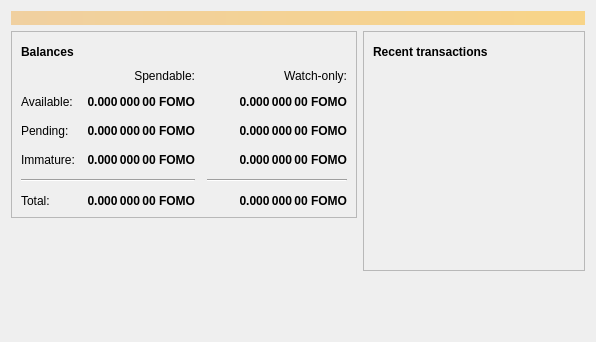
<?xml version="1.0" encoding="UTF-8"?>
<ui version="4.0">
 <class>OverviewPage</class>
 <widget class="QWidget" name="OverviewPage">
  <property name="geometry">
   <rect>
    <x>0</x>
    <y>0</y>
    <width>596</width>
    <height>342</height>
   </rect>
  </property>
  <property name="windowTitle">
   <string>Form</string>
  </property>
  <layout class="QVBoxLayout" name="topLayout">
   <item>
    <widget class="QLabel" name="labelAlerts">
     <property name="visible">
      <bool>false</bool>
     </property>
     <property name="styleSheet">
      <string notr="true">QLabel { background-color: qlineargradient(x1: 0, y1: 0, x2: 1, y2: 0, stop:0 #F0D0A0, stop:1 #F8D488); color:#000000; }</string>
     </property>
     <property name="wordWrap">
      <bool>true</bool>
     </property>
     <property name="margin">
      <number>3</number>
     </property>
     <property name="textInteractionFlags">
      <set>Qt::TextSelectableByMouse</set>
     </property>
    </widget>
   </item>
   <item>
    <layout class="QHBoxLayout" name="horizontalLayout" stretch="1,1">
     <item>
      <layout class="QVBoxLayout" name="verticalLayout_2">
       <item>
        <widget class="QFrame" name="frame">
         <property name="frameShape">
          <enum>QFrame::StyledPanel</enum>
         </property>
         <property name="frameShadow">
          <enum>QFrame::Raised</enum>
         </property>
         <layout class="QVBoxLayout" name="verticalLayout_4">
          <item>
           <layout class="QHBoxLayout" name="horizontalLayout_4">
            <item>
             <widget class="QLabel" name="label_5">
              <property name="font">
               <font>
                <weight>75</weight>
                <bold>true</bold>
               </font>
              </property>
              <property name="text">
               <string>Balances</string>
              </property>
             </widget>
            </item>
            <item>
             <widget class="QPushButton" name="labelWalletStatus">
              <property name="enabled">
               <bool>true</bool>
              </property>
              <property name="maximumSize">
               <size>
                <width>30</width>
                <height>16777215</height>
               </size>
              </property>
              <property name="toolTip">
               <string>The displayed information may be out of date. Your wallet automatically synchronizes with the BitcoinFomo network after a connection is established, but this process has not completed yet.</string>
              </property>
              <property name="text">
               <string/>
              </property>
              <property name="icon">
               <iconset resource="../bitcoin.qrc">
                <normaloff>:/icons/warning</normaloff>
                <disabledoff>:/icons/warning</disabledoff>:/icons/warning</iconset>
              </property>
              <property name="iconSize">
               <size>
                <width>24</width>
                <height>24</height>
               </size>
              </property>
              <property name="flat">
               <bool>true</bool>
              </property>
             </widget>
            </item>
            <item>
             <spacer name="horizontalSpacer_3">
              <property name="orientation">
               <enum>Qt::Horizontal</enum>
              </property>
              <property name="sizeHint" stdset="0">
               <size>
                <width>40</width>
                <height>20</height>
               </size>
              </property>
             </spacer>
            </item>
           </layout>
          </item>
          <item>
           <layout class="QGridLayout" name="gridLayout">
            <property name="spacing">
             <number>12</number>
            </property>
            <item row="2" column="2">
             <widget class="QLabel" name="labelWatchPending">
              <property name="font">
               <font>
                <weight>75</weight>
                <bold>true</bold>
               </font>
              </property>
              <property name="cursor">
               <cursorShape>IBeamCursor</cursorShape>
              </property>
              <property name="toolTip">
               <string>Unconfirmed transactions to watch-only addresses</string>
              </property>
              <property name="text">
               <string notr="true">0.000 000 00 FOMO</string>
              </property>
              <property name="alignment">
               <set>Qt::AlignRight|Qt::AlignTrailing|Qt::AlignVCenter</set>
              </property>
              <property name="textInteractionFlags">
               <set>Qt::LinksAccessibleByMouse|Qt::TextSelectableByKeyboard|Qt::TextSelectableByMouse</set>
              </property>
             </widget>
            </item>
            <item row="2" column="1">
             <widget class="QLabel" name="labelUnconfirmed">
              <property name="font">
               <font>
                <weight>75</weight>
                <bold>true</bold>
               </font>
              </property>
              <property name="cursor">
               <cursorShape>IBeamCursor</cursorShape>
              </property>
              <property name="toolTip">
               <string>Total of transactions that have yet to be confirmed, and do not yet count toward the spendable balance</string>
              </property>
              <property name="text">
               <string notr="true">0.000 000 00 FOMO</string>
              </property>
              <property name="alignment">
               <set>Qt::AlignRight|Qt::AlignTrailing|Qt::AlignVCenter</set>
              </property>
              <property name="textInteractionFlags">
               <set>Qt::LinksAccessibleByMouse|Qt::TextSelectableByKeyboard|Qt::TextSelectableByMouse</set>
              </property>
             </widget>
            </item>
            <item row="3" column="2">
             <widget class="QLabel" name="labelWatchImmature">
              <property name="font">
               <font>
                <weight>75</weight>
                <bold>true</bold>
               </font>
              </property>
              <property name="cursor">
               <cursorShape>IBeamCursor</cursorShape>
              </property>
              <property name="toolTip">
               <string>Mined balance in watch-only addresses that has not yet matured</string>
              </property>
              <property name="text">
               <string notr="true">0.000 000 00 FOMO</string>
              </property>
              <property name="alignment">
               <set>Qt::AlignRight|Qt::AlignTrailing|Qt::AlignVCenter</set>
              </property>
              <property name="textInteractionFlags">
               <set>Qt::LinksAccessibleByMouse|Qt::TextSelectableByKeyboard|Qt::TextSelectableByMouse</set>
              </property>
             </widget>
            </item>
            <item row="4" column="0" colspan="2">
             <widget class="Line" name="line">
              <property name="orientation">
               <enum>Qt::Horizontal</enum>
              </property>
             </widget>
            </item>
            <item row="4" column="2">
             <widget class="Line" name="lineWatchBalance">
              <property name="sizePolicy">
               <sizepolicy hsizetype="Preferred" vsizetype="Fixed">
                <horstretch>0</horstretch>
                <verstretch>0</verstretch>
               </sizepolicy>
              </property>
              <property name="minimumSize">
               <size>
                <width>140</width>
                <height>0</height>
               </size>
              </property>
              <property name="orientation">
               <enum>Qt::Horizontal</enum>
              </property>
             </widget>
            </item>
            <item row="5" column="0">
             <widget class="QLabel" name="labelTotalText">
              <property name="text">
               <string>Total:</string>
              </property>
             </widget>
            </item>
            <item row="3" column="1">
             <widget class="QLabel" name="labelImmature">
              <property name="font">
               <font>
                <weight>75</weight>
                <bold>true</bold>
               </font>
              </property>
              <property name="cursor">
               <cursorShape>IBeamCursor</cursorShape>
              </property>
              <property name="toolTip">
               <string>Mined balance that has not yet matured</string>
              </property>
              <property name="text">
               <string notr="true">0.000 000 00 FOMO</string>
              </property>
              <property name="alignment">
               <set>Qt::AlignRight|Qt::AlignTrailing|Qt::AlignVCenter</set>
              </property>
              <property name="textInteractionFlags">
               <set>Qt::LinksAccessibleByMouse|Qt::TextSelectableByKeyboard|Qt::TextSelectableByMouse</set>
              </property>
             </widget>
            </item>
            <item row="2" column="3">
             <spacer name="horizontalSpacer_2">
              <property name="orientation">
               <enum>Qt::Horizontal</enum>
              </property>
              <property name="sizeHint" stdset="0">
               <size>
                <width>40</width>
                <height>20</height>
               </size>
              </property>
             </spacer>
            </item>
            <item row="3" column="0">
             <widget class="QLabel" name="labelImmatureText">
              <property name="text">
               <string>Immature:</string>
              </property>
             </widget>
            </item>
            <item row="5" column="1">
             <widget class="QLabel" name="labelTotal">
              <property name="font">
               <font>
                <weight>75</weight>
                <bold>true</bold>
               </font>
              </property>
              <property name="cursor">
               <cursorShape>IBeamCursor</cursorShape>
              </property>
              <property name="toolTip">
               <string>Your current total balance</string>
              </property>
              <property name="text">
               <string notr="true">0.000 000 00 FOMO</string>
              </property>
              <property name="alignment">
               <set>Qt::AlignRight|Qt::AlignTrailing|Qt::AlignVCenter</set>
              </property>
              <property name="textInteractionFlags">
               <set>Qt::LinksAccessibleByMouse|Qt::TextSelectableByKeyboard|Qt::TextSelectableByMouse</set>
              </property>
             </widget>
            </item>
            <item row="5" column="2">
             <widget class="QLabel" name="labelWatchTotal">
              <property name="font">
               <font>
                <weight>75</weight>
                <bold>true</bold>
               </font>
              </property>
              <property name="cursor">
               <cursorShape>IBeamCursor</cursorShape>
              </property>
              <property name="toolTip">
               <string>Current total balance in watch-only addresses</string>
              </property>
              <property name="text">
               <string notr="true">0.000 000 00 FOMO</string>
              </property>
              <property name="alignment">
               <set>Qt::AlignRight|Qt::AlignTrailing|Qt::AlignVCenter</set>
              </property>
              <property name="textInteractionFlags">
               <set>Qt::LinksAccessibleByMouse|Qt::TextSelectableByKeyboard|Qt::TextSelectableByMouse</set>
              </property>
             </widget>
            </item>
            <item row="0" column="2">
             <widget class="QLabel" name="labelWatchonly">
              <property name="text">
               <string>Watch-only:</string>
              </property>
              <property name="alignment">
               <set>Qt::AlignRight|Qt::AlignTrailing|Qt::AlignVCenter</set>
              </property>
             </widget>
            </item>
            <item row="1" column="0">
             <widget class="QLabel" name="labelBalanceText">
              <property name="text">
               <string>Available:</string>
              </property>
             </widget>
            </item>
            <item row="1" column="1">
             <widget class="QLabel" name="labelBalance">
              <property name="font">
               <font>
                <weight>75</weight>
                <bold>true</bold>
               </font>
              </property>
              <property name="cursor">
               <cursorShape>IBeamCursor</cursorShape>
              </property>
              <property name="toolTip">
               <string>Your current spendable balance</string>
              </property>
              <property name="text">
               <string notr="true">0.000 000 00 FOMO</string>
              </property>
              <property name="alignment">
               <set>Qt::AlignRight|Qt::AlignTrailing|Qt::AlignVCenter</set>
              </property>
              <property name="textInteractionFlags">
               <set>Qt::LinksAccessibleByMouse|Qt::TextSelectableByKeyboard|Qt::TextSelectableByMouse</set>
              </property>
             </widget>
            </item>
            <item row="1" column="2">
             <widget class="QLabel" name="labelWatchAvailable">
              <property name="font">
               <font>
                <weight>75</weight>
                <bold>true</bold>
               </font>
              </property>
              <property name="cursor">
               <cursorShape>IBeamCursor</cursorShape>
              </property>
              <property name="toolTip">
               <string>Your current balance in watch-only addresses</string>
              </property>
              <property name="text">
               <string notr="true">0.000 000 00 FOMO</string>
              </property>
              <property name="alignment">
               <set>Qt::AlignRight|Qt::AlignTrailing|Qt::AlignVCenter</set>
              </property>
              <property name="textInteractionFlags">
               <set>Qt::LinksAccessibleByMouse|Qt::TextSelectableByKeyboard|Qt::TextSelectableByMouse</set>
              </property>
             </widget>
            </item>
            <item row="2" column="0">
             <widget class="QLabel" name="labelPendingText">
              <property name="text">
               <string>Pending:</string>
              </property>
             </widget>
            </item>
            <item row="0" column="1">
             <widget class="QLabel" name="labelSpendable">
              <property name="text">
               <string>Spendable:</string>
              </property>
              <property name="alignment">
               <set>Qt::AlignRight|Qt::AlignTrailing|Qt::AlignVCenter</set>
              </property>
             </widget>
            </item>
           </layout>
          </item>
         </layout>
        </widget>
       </item>
       <item>
        <spacer name="verticalSpacer">
         <property name="orientation">
          <enum>Qt::Vertical</enum>
         </property>
         <property name="sizeHint" stdset="0">
          <size>
           <width>20</width>
           <height>40</height>
          </size>
         </property>
        </spacer>
       </item>
      </layout>
     </item>
     <item>
      <layout class="QVBoxLayout" name="verticalLayout_3">
       <item>
        <widget class="QFrame" name="frame_2">
         <property name="frameShape">
          <enum>QFrame::StyledPanel</enum>
         </property>
         <property name="frameShadow">
          <enum>QFrame::Raised</enum>
         </property>
         <layout class="QVBoxLayout" name="verticalLayout">
          <item>
           <layout class="QHBoxLayout" name="horizontalLayout_2">
            <item>
             <widget class="QLabel" name="label_4">
              <property name="font">
               <font>
                <weight>75</weight>
                <bold>true</bold>
               </font>
              </property>
              <property name="text">
               <string>Recent transactions</string>
              </property>
             </widget>
            </item>
            <item>
             <widget class="QPushButton" name="labelTransactionsStatus">
              <property name="enabled">
               <bool>true</bool>
              </property>
              <property name="maximumSize">
               <size>
                <width>30</width>
                <height>16777215</height>
               </size>
              </property>
              <property name="toolTip">
               <string>The displayed information may be out of date. Your wallet automatically synchronizes with the BitcoinFomo network after a connection is established, but this process has not completed yet.</string>
              </property>
              <property name="text">
               <string/>
              </property>
              <property name="icon">
               <iconset resource="../bitcoin.qrc">
                <normaloff>:/icons/warning</normaloff>
                <disabledoff>:/icons/warning</disabledoff>:/icons/warning</iconset>
              </property>
              <property name="iconSize">
               <size>
                <width>24</width>
                <height>24</height>
               </size>
              </property>
              <property name="flat">
               <bool>true</bool>
              </property>
             </widget>
            </item>
            <item>
             <spacer name="horizontalSpacer">
              <property name="orientation">
               <enum>Qt::Horizontal</enum>
              </property>
              <property name="sizeHint" stdset="0">
               <size>
                <width>40</width>
                <height>20</height>
               </size>
              </property>
             </spacer>
            </item>
           </layout>
          </item>
          <item>
           <widget class="QListView" name="listTransactions">
            <property name="styleSheet">
             <string notr="true">QListView { background: transparent; }</string>
            </property>
            <property name="frameShape">
             <enum>QFrame::NoFrame</enum>
            </property>
            <property name="verticalScrollBarPolicy">
             <enum>Qt::ScrollBarAlwaysOff</enum>
            </property>
            <property name="horizontalScrollBarPolicy">
             <enum>Qt::ScrollBarAlwaysOff</enum>
            </property>
            <property name="selectionMode">
             <enum>QAbstractItemView::NoSelection</enum>
            </property>
           </widget>
          </item>
         </layout>
        </widget>
       </item>
       <item>
        <spacer name="verticalSpacer_2">
         <property name="orientation">
          <enum>Qt::Vertical</enum>
         </property>
         <property name="sizeHint" stdset="0">
          <size>
           <width>20</width>
           <height>40</height>
          </size>
         </property>
        </spacer>
       </item>
      </layout>
     </item>
    </layout>
   </item>
  </layout>
 </widget>
 <resources/>
 <connections/>
</ui>
